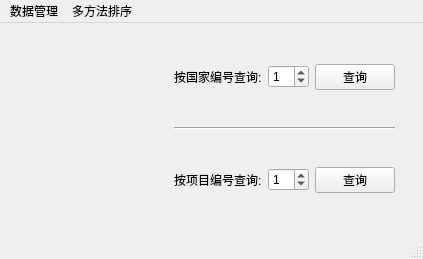
<?xml version="1.0" encoding="UTF-8"?>
<ui version="4.0">
 <class>MainWindow</class>
 <widget class="QMainWindow" name="MainWindow">
  <property name="geometry">
   <rect>
    <x>0</x>
    <y>0</y>
    <width>423</width>
    <height>259</height>
   </rect>
  </property>
  <property name="windowTitle">
   <string>奥运会统计</string>
  </property>
  <widget class="QWidget" name="centralwidget">
   <widget class="QWidget" name="layoutWidget">
    <property name="geometry">
     <rect>
      <x>20</x>
      <y>10</y>
      <width>375</width>
      <height>191</height>
     </rect>
    </property>
    <layout class="QHBoxLayout" name="horizontalLayout_3">
     <item>
      <widget class="QLabel" name="label">
       <property name="text">
        <string/>
       </property>
       <property name="pixmap">
        <pixmap>../image/medal.png</pixmap>
       </property>
      </widget>
     </item>
     <item>
      <layout class="QVBoxLayout" name="verticalLayout">
       <item>
        <layout class="QHBoxLayout" name="horizontalLayout">
         <item>
          <widget class="QLabel" name="label_2">
           <property name="text">
            <string>按国家编号查询:</string>
           </property>
          </widget>
         </item>
         <item>
          <widget class="QSpinBox" name="country_no">
           <property name="value">
            <number>1</number>
           </property>
          </widget>
         </item>
         <item>
          <widget class="QPushButton" name="search_country">
           <property name="text">
            <string>查询</string>
           </property>
          </widget>
         </item>
        </layout>
       </item>
       <item>
        <widget class="Line" name="line">
         <property name="orientation">
          <enum>Qt::Horizontal</enum>
         </property>
        </widget>
       </item>
       <item>
        <layout class="QHBoxLayout" name="horizontalLayout_2">
         <item>
          <widget class="QLabel" name="label_3">
           <property name="text">
            <string>按项目编号查询:</string>
           </property>
          </widget>
         </item>
         <item>
          <widget class="QSpinBox" name="event_no">
           <property name="value">
            <number>1</number>
           </property>
          </widget>
         </item>
         <item>
          <widget class="QPushButton" name="search_event">
           <property name="text">
            <string>查询</string>
           </property>
          </widget>
         </item>
        </layout>
       </item>
      </layout>
     </item>
    </layout>
   </widget>
  </widget>
  <widget class="QMenuBar" name="menubar">
   <property name="geometry">
    <rect>
     <x>0</x>
     <y>0</y>
     <width>423</width>
     <height>22</height>
    </rect>
   </property>
   <widget class="QMenu" name="menu">
    <property name="tearOffEnabled">
     <bool>false</bool>
    </property>
    <property name="title">
     <string>数据管理</string>
    </property>
    <addaction name="action_input"/>
   </widget>
   <widget class="QMenu" name="menu_2">
    <property name="title">
     <string>多方法排序</string>
    </property>
    <addaction name="action_no"/>
    <addaction name="action_score"/>
    <addaction name="action_man"/>
    <addaction name="action_woman"/>
   </widget>
   <addaction name="menu"/>
   <addaction name="menu_2"/>
  </widget>
  <widget class="QStatusBar" name="statusbar"/>
  <action name="action_input">
   <property name="text">
    <string>重输数据</string>
   </property>
  </action>
  <action name="action_no">
   <property name="text">
    <string>编号排序</string>
   </property>
  </action>
  <action name="action_score">
   <property name="text">
    <string>总分排序</string>
   </property>
  </action>
  <action name="action_man">
   <property name="text">
    <string>男团排序</string>
   </property>
  </action>
  <action name="action_woman">
   <property name="text">
    <string>女团排序</string>
   </property>
  </action>
  <action name="action5">
   <property name="text">
    <string>5</string>
   </property>
  </action>
 </widget>
 <resources/>
 <connections/>
</ui>
